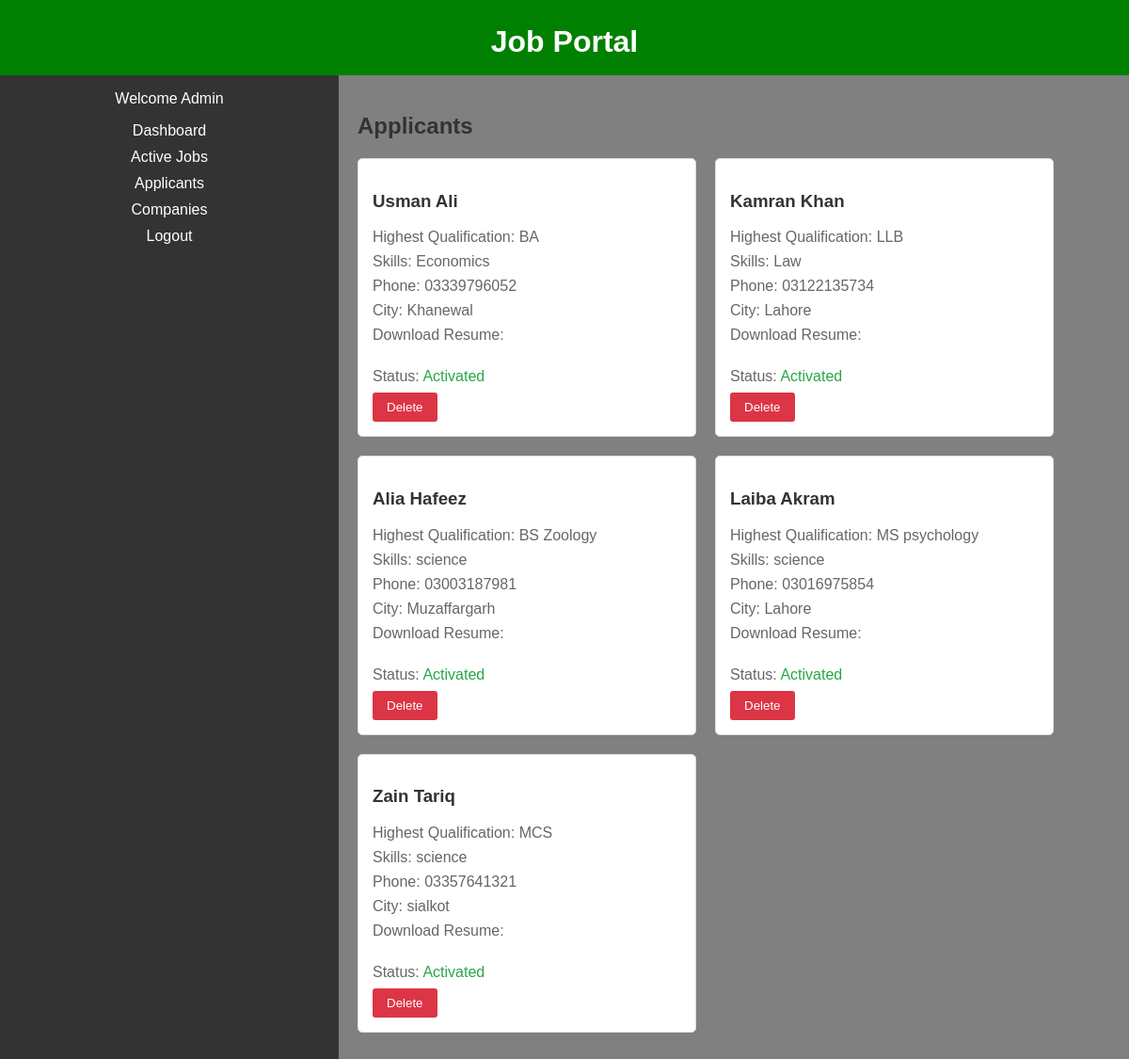
/admin/adminpage_applicants.php, run on the app's committed database.
### tables this page shows
CREATE TABLE `users` (
  `id_user` int(11) NOT NULL,
  `firstname` varchar(255) NOT NULL,
  `lastname` varchar(255) NOT NULL,
  `email` varchar(255) NOT NULL,
  `password` varchar(255) NOT NULL,
  `address` text DEFAULT NULL,
  `city` varchar(255) DEFAULT NULL,
  `state` varchar(255) DEFAULT NULL,
  `contactno` varchar(255) DEFAULT NULL,
  `qualification` varchar(255) DEFAULT NULL,
  `stream` varchar(255) DEFAULT NULL,
  `passingyear` varchar(255) DEFAULT NULL,
  `dob` varchar(255) DEFAULT NULL,
  `age` varchar(255) DEFAULT NULL,
  `designation` varchar(255) DEFAULT NULL,
  `resume` varchar(255) DEFAULT NULL,
  `hash` varchar(255) DEFAULT NULL,
  `active` int(11) NOT NULL DEFAULT 0,
  `aboutme` text DEFAULT NULL,
  `skills` text DEFAULT NULL
);

### admin/adminpage_applicants.php (the view, shortened to what this page needs)
<!DOCTYPE html>
<html lang="en">
<head>
</head>
<body>
<header>
    <h1>Job Portal</h1>
</header>
<section class="section2">
    <div class="sidebar">
        <p>Welcome Admin</p>
        <ul>
            <li><a href="adminpage.php">Dashboard</a></li>
            <li><a href="adminpage_activejob.php">Active Jobs</a></li>
            <li><a href="adminpage_applicants.php">Applicants</a></li>
            <li><a href="adminpage_companies.php">Companies</a></li>
            <li><a href="adminpage_logout.php">Logout</a></li>
        </ul>
    </div>
    <div class="content">
        <h2>Applicants</h2>
        <section>
        <?php
            include('../config.php');
            $sql = "SELECT id_user, CONCAT(firstname, ' ', lastname) AS candidate, qualification, stream, contactno, city, resume, active
                    FROM users";
            $result = mysqli_query($conn, $sql);
            if ($result) {
                while ($row = mysqli_fetch_assoc($result)) {
                    echo "<div class='candidate-item'>";
                    echo "<h3>{$row['candidate']}</h3>";
                    echo "<p>Highest Qualification: {$row['qualification']}</p>";
                    echo "<p>Skills: {$row['stream']}</p>";
                    echo "<p>Phone: {$row['contactno']}</p>";
                    echo "<p>City: {$row['city']}</p>";
                    echo "<p>Download Resume: <a href='{$row['resume']}' target='_blank'>Download</a></p>";
                    if ($row['active'] == 1) {
                        echo "<p>Status: <span class='status-activated'>Activated</span></p>";
                    } else {
                        echo "<p>Status: <span class='status-rejected'>Rejected</span></p>";
                    }
                    echo "<form method='post'>";
                    echo "<button type='submit' name='delete_candidate' class='delete-button'>Delete</button>";
                    echo "</form>";
                    echo "</div>";
                }
            } else {
                echo "Error: " . mysqli_error($conn);
            }
            ?>
</section>
    </div>
</section>
</body>
</html>

### admin/adminpage_applicants.php (style rules this page uses)
body { font-family: Arial, sans-serif; margin: 0; padding: 0; background-color: #f4f4f4; }
header { background-color: green; color: #fff; padding: 5px; text-align: center; height: 70px; }
section { display: flex; flex-wrap: wrap; }
.sidebar { width: 30%; background-color: #333; color: #fff; text-align:center; box-sizing: border-box; }
.content { width: 70%; padding: 20px; box-sizing: border-box; }
h2 { color: #333; }
ul { list-style-type: none; padding: 0; }
ul li { margin-bottom: 10px; }
a { text-decoration: none; color: #fff; display: block; }
.content { background-color: gray; }
.section2 { display: flex; flex-wrap: wrap; justify-content: space-between; }
.candidate-item { background-color: #fff; border: 1px solid #ddd; border-radius: 5px; margin-bottom: 20px; margin-right: 20px; padding: 15px; width: 45%; box-sizing: border-box; }
.candidate-item h3 { color: #333; }
.candidate-item p { margin: 8px 0; color: #666; }
.status-activated { color: #28a745; }
.delete-button { background-color: #dc3545; color: #fff; border: none; padding: 8px 15px; border-radius: 3px; cursor: pointer; }

### data on the page
users: candidate "Usman Ali", qualification "BA", stream "Economics", contactno "03339796052", city "Khanewal", shows "Status:", active "Activated"
users: candidate "Kamran Khan", qualification "LLB", stream "Law", contactno "03122135734", city "Lahore", shows "Status:", active "Activated"
users: candidate "Alia Hafeez", qualification "BS Zoology", stream "science", contactno "03003187981", city "Muzaffargarh", shows "Status:", active "Activated"
users: candidate "Laiba Akram", qualification "MS psychology", stream "science", contactno "03016975854", city "Lahore", shows "Status:", active "Activated"
users: candidate "Zain Tariq", qualification "MCS", stream "science", contactno "03357641321", city "sialkot", shows "Status:", active "Activated"
